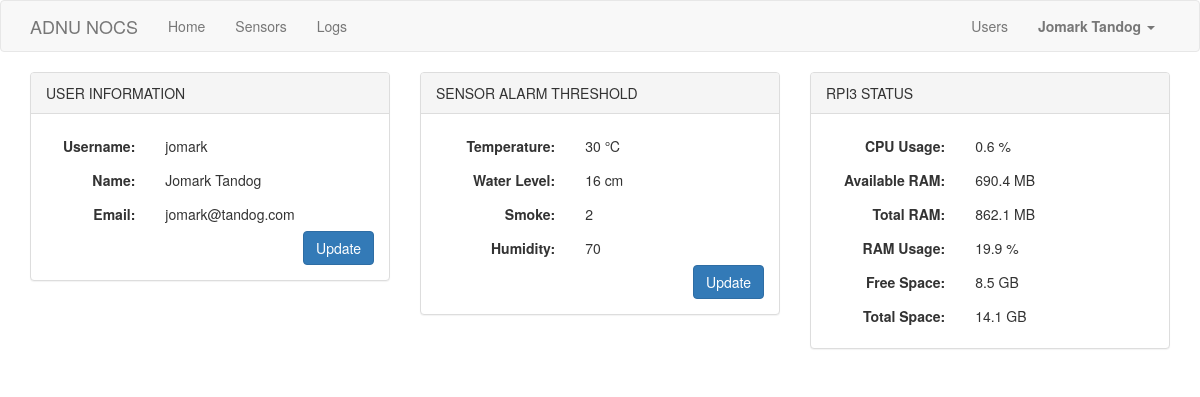
The page /user/jomark (signed in) on the database its author committed.
### app/models.py (models this page shows, shortened)
class User(UserMixin, db.Model):
	id = db.Column(db.Integer, primary_key=True)
	username = db.Column(db.String(64), index=True, unique=True)
	name = db.Column(db.String(120), index=True, unique=True)
	email = db.Column(db.String(120), index=True, unique=True)
	user_type = db.Column(db.String(120), index=True)
	password_hash = db.Column(db.String(128))
	posts = db.relationship('Post', backref='author', lazy='dynamic')
	about_me = db.Column(db.String(140))
	last_seen = db.Column(db.DateTime, default=datetime.utcnow)
	followed = db.relationship('User', secondary=followers,\
		primaryjoin=(followers.c.follower_id == id),\
		secondaryjoin=(followers.c.followed_id == id),\
		backref=db.backref('followers', lazy='dynamic'), lazy='dynamic')

class SensorThreshold(db.Model):
	id = db.Column(db.Integer, primary_key=True)
	temp = db.Column(db.String(140))
	smoke = db.Column(db.String(140))
	water = db.Column(db.String(140))
	humid = db.Column(db.String(140))

### app/routes.py (the view)
@app.route('/user/<username>')
@login_required
def user(username):
    user = User.query.filter_by(username=username).first_or_404()
    sensor_threshold = SensorThreshold.query.get(1)
    page = request.args.get('page', 1, type=int)
    posts = user.posts.order_by(Post.timestamp.desc()).paginate(
        page, app.config['POSTS_PER_PAGE'], False)
    next_url = url_for('user', username=user.username, page=posts.next_num) \
        if posts.has_next else None
    prev_url = url_for('user', username=user.username, page=posts.prev_num) \
        if posts.has_prev else None
    return render_template('user.html', user=user, posts=posts.items,
                           next_url=next_url, prev_url=prev_url, sensor_threshold=sensor_threshold, title='User Page')

### app/models.py (called while the page is built)
@login.user_loader
def load_user(id):
	return User.query.get(int(id))

### app/routes.py (called while the page is built)
@app.before_request
def before_request():
    if current_user.is_authenticated:
        current_user.last_seen = datetime.utcnow()
        db.session.commit()

### app/templates/user.html
{% extends "base.html" %}
{% block app_content %}
    <div class="row">
        <div class="col-md-4">
            <div class="panel panel-default">
              <div class="panel-heading">USER INFORMATION</div>
              <div class="panel-body">
                <div class="form-horizontal">
                    <div class="form-group" style="margin-bottom: 0px;">
                        <label class="control-label col-sm-4">Username:</label>
                        <div class="col-sm-8">
                            <p class="form-control-static">{{ user.username }}</p>
                        </div>
                    </div>
                    <div class="form-group" style="margin-bottom: 0px;">
                        <label class="control-label col-sm-4">Name:</label>
                        <div class="col-sm-8">
                            <p class="form-control-static">{{ user.name }}</p>
                        </div>
                    </div>
                    <div class="form-group" style="margin-bottom: 0px;">
                        <label class="control-label col-sm-4">Email:</label>
                        <div class="col-sm-8">
                            <p class="form-control-static">{{ user.email }}</p>
                        </div>
                    </div>
                    <a class="btn btn-primary" href="{{ url_for('edit_profile') }}" style="float: right;"> Update </a>
                </div>
              </div>
            </div>
        </div>
        <div class="col-md-4">
            <div class="panel panel-default">
              <div class="panel-heading">SENSOR ALARM THRESHOLD</b></div>
              <div class="panel-body">
                <div class="form-horizontal">
                    <div class="form-group" style="margin-bottom: 0px;">
                        <label class="control-label col-sm-5">Temperature:</label>
                        <div class="col-sm-7">
                            <p class="form-control-static">{{ sensor_threshold.temp }} &#8451;</p>
                        </div>
                    </div>
                    <div class="form-group" style="margin-bottom: 0px;">
                        <label class="control-label col-sm-5">Water Level:</label>
                        <div class="col-sm-7">
                            <p class="form-control-static">{{ sensor_threshold.water }} cm</p>
                        </div>
                    </div>
                    <div class="form-group" style="margin-bottom: 0px;">
                        <label class="control-label col-sm-5">Smoke:</label>
                        <div class="col-sm-7">
                            <p class="form-control-static">{{ sensor_threshold.smoke }}</p>
                        </div>
                    </div>
                    <div class="form-group" style="margin-bottom: 0px;">
                        <label class="control-label col-sm-5">Humidity:</label>
                        <div class="col-sm-7">
                            <p class="form-control-static">{{ sensor_threshold.humid }}</p>
                        </div>
                    </div>
                </div>
                {% if user.user_type == 'Admin' %}
                    <a class="btn btn-primary" href="{{ url_for('edit_threshold') }}" style="float: right;"> Update </a>
                {% endif %}
              </div>
            </div>
        </div>
        <div class="col-md-4">
            <div class="panel panel-default">
              <div class="panel-heading">RPI3 STATUS</div>
              <div class="panel-body">
                <div class="form-horizontal">
                <div class="form-group" style="margin-bottom: 0px;">
                    <label class="control-label col-sm-5" for="cpu">CPU Usage:</label>
                    <div class="col-sm-4">
                        <p class="form-control-static">0.6 %</p>
                    </div>
                </div>
                <div class="form-group" style="margin-bottom: 0px;">
                    <label class="control-label col-sm-5">Available RAM:</label>
                <div class="col-sm-4">
                    <p class="form-control-static">690.4 MB</p>
                </div>
                </div>
                <div class="form-group" style="margin-bottom: 0px;">
                    <label class="control-label col-sm-5">Total RAM:</label>
                <div class="col-sm-4">
                    <p class="form-control-static">862.1 MB</p>
                </div>
                </div>
                <div class="form-group" style="margin-bottom: 0px;">
                    <label class="control-label col-sm-5">RAM Usage:</label>
                <div class="col-sm-4">
                    <p class="form-control-static">19.9 %</p>
                </div>
                </div>
                <div class="form-group" style="margin-bottom: 0px;">
                    <label class="control-label col-sm-5">Free Space:</label>
                <div class="col-sm-4">
                    <p class="form-control-static">8.5 GB</p>
                </div>
                </div>
                <div class="form-group" style="margin-bottom: 0px;">
                    <label class="control-label col-sm-5">Total Space:</label>
                <div class="col-sm-4">
                    <p class="form-control-static">14.1 GB</p>
                </div>
                </div>
            </div>
              </div>
            </div>
        </div>
    </div>
{% endblock %}

### app/templates/base.html (shortened to what this page needs)
{% extends 'bootstrap/base.html' %}
{% block navbar %}
    <nav class="navbar navbar-default">
        <div class="container">
            <div class="navbar-header">
                <a class="navbar-brand" href="{{ url_for('index') }}">ADNU NOCS</a>
            </div>
            <div class="collapse navbar-collapse" id="bs-example-navbar-collapse-1">
                <ul class="nav navbar-nav">
                    <li><a href="{{ url_for('index') }}">Home</a></li>
                    {% if current_user.is_authenticated %}
                    <li><a href="{{ url_for('sensor') }}">Sensors</a></li>
                    <li><a href="{{ url_for('csv_page') }}">Logs</a></li>
                    {% endif %}
                </ul>
                <ul class="nav navbar-nav navbar-right">
                    {% if current_user.is_anonymous %}
                        <li><a href="{{ url_for('login') }}">Login</a></li>
                    {% else %}
                        {% if current_user.user_type == 'Admin' %}
                            <li><a href="{{ url_for('users') }}">Users</a></li>
                        {% endif %}
                        <li class="dropdown">
                        <a href="#" class="dropdown-toggle" data-toggle="dropdown" role="button" aria-haspopup="true" aria-expanded="false"><b> {{ current_user.name }} </b> <span class="caret"></span></a>
                      </li>
                    {% endif %}
                </ul>
            </div>
        </div>
    </nav>
{% endblock %}
{% block content %}
    <div class="container">
        {% block app_content %}{% endblock %}
    </div>
{% endblock %}
{% block styles %}
    {{ super () }}
    <link rel="stylesheet" href="{{ url_for('static', filename='styles.css') }}">
    <link rel="stylesheet" href="{{ url_for('static', filename='dataTables.bootstrap.min.css') }}">
{% endblock %}

### app/static/styles.css (style rules this page uses)
html { overflow-y: scroll; }

### rows shown on the page
User: name "Jomark Tandog", username "jomark", email "jomark@tandog.com"
SensorThreshold: temp "30", water "16", smoke "2", humid "70"
